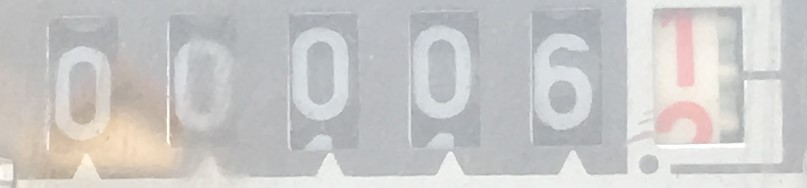
#> input picture assignment_2tasks_1909/image_cropped/1.jpg, 807 x 188 px; its folder holds only this picture in this run
$ jupyter execute --allow-errors eda.ipynb   (shell and % lines are left out)   (older library calls are emulated)
#> lines starting #> are read from the running program, lines starting #| are printed output that depends on the picture; after the words box and inside, x2 and y2 are one past the last pixel; in counts of white or black regions, pixels touching at a corner belong together
[cell 1]
import os
import cv2
import numpy as np
import scipy
from matplotlib import pyplot as plt
import seaborn as sns; sns.set_style("white")
from PIL import Image
from skimage import exposure

[cell 2]
import matplotlib.pyplot as plt
from mpl_toolkits.mplot3d import Axes3D
import seaborn as sns
plt.rcParams["figure.figsize"] = (15, 10)
plt.rcParams["figure.dpi"] = 125
plt.rcParams["font.size"] = 14
plt.rcParams['font.family'] = ['sans-serif']
plt.rcParams['font.sans-serif'] = ['DejaVu Sans']
plt.style.use('ggplot')
sns.set_style("whitegrid", {'axes.grid': False})
plt.rcParams['image.cmap'] = 'gray' # grayscale looks better
from itertools import cycle
prop_cycle = plt.rcParams['axes.prop_cycle']
colors = prop_cycle.by_key()['color']

input_folder = 'assignment_2tasks_1909/image_cropped'
# os.listdir(input_folder)
list_files = os.listdir(input_folder)
np_data = [cv2.imread(input_folder + "/" + f) for f in list_files]
#> np_data = 1 item

[cell 3]
list_files.index('1.jpg')
# [6 lines of commented-out code are left out]

[cell 4]
def adjust_contrast(img):
    if exposure.is_low_contrast(img):
        return exposure.adjust_gamma(img, 0.6)
    else:
        return exposure.adjust_gamma(img, 1.3)

def get_angle(lines):
    # h: horizontal, v: vertical
    filters   = {'h': [], 'v': []}
    theta_min = {'h': 63 * np.pi / 180, 'v': 27 * np.pi / 180}
    theta_max = {'h': 117 * np.pi / 180, 'v': 153 * np.pi / 180}
    theta_avr = {'h': 0, 'v': 0}
    theta_deg = {'h': 0, 'v': 0}

    if lines is None:
        return 0
    for line in lines:
        _, theta = line[0]
        if theta > theta_min['h'] and theta < theta_max['h']:
            filters['h'].append(theta)
            theta_avr['h'] += theta
        if theta < theta_min['v'] and theta > theta_max['v']:
            filters['v'].append(theta)
            theta_avr['v'] += theta


    if len(filters['h']) > 0:
        theta_avr['h'] /= len(filters['h'])
        theta_deg['h'] = (theta_avr['h'] / np.pi * 180) - 90

    if len(filters['v']) > 0:
        theta_avr['v'] /= len(filters['v'])
        theta_deg['v'] = (theta_avr['v'] / np.pi * 180)

    angle = (theta_deg['h'] + theta_deg['v']) / 2
    if theta_deg['h'] == 0 or theta_deg['v'] == 0:
            return theta_deg['h'] if theta_deg['v'] == 0 else theta_deg['v']

    return angle


def morphling(img):
    morph = img
    morph = cv2.morphologyEx(morph, cv2.MORPH_OPEN, cv2.getStructuringElement(cv2.MORPH_RECT, (5, 5))) #8,8
    return morph


def morphling_2(img):
    morph = img
    kernel = cv2.getStructuringElement(cv2.MORPH_RECT, (5, 5))
    kernel_2 = cv2.getStructuringElement(cv2.MORPH_RECT, (4, 4))

    morph = cv2.erode(morph, kernel_2, iterations=1)
    morph = cv2.morphologyEx(morph, cv2.MORPH_OPEN, kernel)
    morph = cv2.dilate(morph, cv2.getStructuringElement(cv2.MORPH_RECT, (6, 6)), iterations=1)
#     morph = cv2.morphologyEx(morph, cv2.MORPH_CLOSE, kernel)
    return morph


# [15 lines left out: function show_houghlines, not called in this run]


def hough_lines(edge):
    lines = cv2.HoughLines(edge, 1, np.pi / 180, 117)
    return lines


def denoise(image):
    norm = exposure.rescale_intensity(image)
    gray = cv2.cvtColor(norm, cv2.COLOR_BGR2GRAY)
#     blur = cv2.GaussianBlur(gray, (5,5), 0)
    blur = cv2.bilateralFilter(gray,10,45,45)
    edge = cv2.Canny(blur, 50, 150, apertureSize = 3)
    return blur, edge, norm


def rotate(blur, edge, norm, image):
    lines = hough_lines(edge)
    angle = get_angle(lines)
#     show_houghlines(image, lines)
    h, w = edge.shape[:2]
    center = (w / 2, h / 2)
    transform_matrix = cv2.getRotationMatrix2D(center, angle, 1)
    dest = cv2.warpAffine(blur, transform_matrix, (w, h))
    norm = cv2.warpAffine(norm, transform_matrix, (w, h))
    image = cv2.warpAffine(image, transform_matrix, (w, h))
    return dest, norm, image


def preprocess(inputs):
    image = inputs.copy()
    contrast = adjust_contrast(image)
    morph = morphling(contrast)
    blur, edge, norm = denoise(morph)
    rotated, norm, _input = rotate(blur, edge, norm, inputs)
#     rotated = exposure.rescale_intensity(rotated)
    thresh = cv2.adaptiveThreshold(rotated, 255, cv2.ADAPTIVE_THRESH_GAUSSIAN_C, cv2.THRESH_BINARY, 39, -1) #69
    m_thresh = morphling_2(thresh)
    box, t, box_cord = bbox(m_thresh, norm)
#     print(box_cord)
    return _input, m_thresh, rotated, norm, box, t, box_cord


def bbox_filter(inputs):
    def sortloss(x):
        return x[-1]

    y_w = 150
    y_h = 230
    saved = []
    for x,y,w,h in inputs:
        wh_ratio = h / w if h > w else w / h
        loss = ((y_w - w)**2 + (y_h - h)**2) + abs(y_h/y_w - h/w)*5000
        saved.append((x, y, w, h, loss))
    saved.sort(key=sortloss)

    result = []
    for box in saved[:10]:
        is_child_box = False
        for target in saved[:10]:
            if box == target: continue
            else:
                (x1,y1,w1,h1,l1), (x2,y2,w2,h2,l2) = box, target
                if x1 > x2  and y1 > y2  and x1 + w1 < x2 + w2 and y1 + h1 < y2 + h2:
                    is_child_box = True
                    break
        if not is_child_box: result.append(box)

    return result


def bbox(thresh, img):
    extra = 10
    contours, hierarchy = cv2.findContours(thresh, 1, 2)
    img_height, img_width = img.shape[:2]

    test = img.copy()
    boxes = []
    for cnt in contours:
        x, y, w, h = cv2.boundingRect(cnt)

        cv2.rectangle(test, (x - extra, y - extra), (x + w + extra, y + h + extra), (0, 255, 0), 1)
        if x < img_width - (img_width / 4) and y < img_height / 1.8 and w < 220:
            boxes.append((x,y,w,h))
#             cv2.rectangle(img, (x - extra, y - extra), (x + w + extra, y + h + extra), (0, 255, 0), 1)

    for box in bbox_filter(boxes)[:5]:
        x,y,w,h,_ = box
#         print(x,y,w,h)
        cv2.rectangle(img, (x - extra, y - extra), (x + w + extra, y + h + extra), (0, 255, 0), 1)

    return img, test, bbox_filter(boxes)[:5]


def crop_image(img, box_cord):
    extra = 10
    def sortx(i):
        return i[0]

    box_cord.sort(key=sortx)
    crop_images = []
    print('img shape', img.shape)
    for x,y,w,h,_ in box_cord:
        cropped = img[y - extra:y + h + extra, x - extra:x + w + extra]
        crop_images.append(cropped)
    return crop_images


def read_template():
    templates = [cv2.imread('digit_templates/{}.jpg'.format(i), 0).astype('float64') for i in range(10)]
    return templates

[cell 5]
test = np_data[list_files.index('1.jpg')] #42, 15
#> test is the input picture: shape (188, 807, 3); mean B, G, R 199.8, 200.6, 201.5
_input, thresh, rotated, norm, box, t, cord = preprocess(test)
#> in denoise, `edge = cv2.Canny(blur, 50, 150, apertureSize = 3)`:
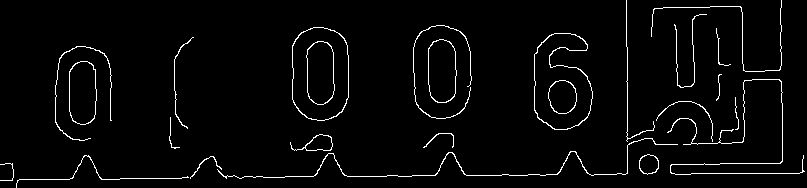
#> edge: shape (188, 807); 3% white in thin lines or dots
#> in hough_lines, `lines = cv2.HoughLines(edge, 1, np.pi / 180, 117)`: lines = [[173, 1.57], [180, 1.55], [176, 1.55], [627, 0]]
#> the loop in get_angle, `for line in lines:` made 4 passes
#> (line, theta) on passes 1 to 4: ([[173, 1.57]], 1.57), ([[180, 1.55]], 1.55), ([[176, 1.55]], 1.55), ([[627, 0]], 0)
#> after the loop in get_angle, `for line in lines:`: theta_avr = {'h': 4.68, 'v': 0}
#> in get_angle, `angle = (theta_deg['h'] + theta_deg['v']) / 2`: angle = -0.333
#> in rotate, `angle = get_angle(lines)`: angle = -0.667
#> in rotate, `transform_matrix = cv2.getRotationMatrix2D(center, angle, 1)`: transform_matrix = [[1, -0.0116, 1.12], [0.0116, 1, -4.69]]
#> in morphling_2, `morph = cv2.dilate(morph, cv2.getStructuringElement(cv2.MORPH_RECT, (6..`:
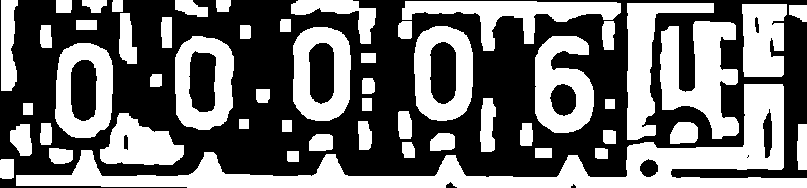
#> morph: shape (188, 807); 43.8% white; 53 white regions
#> in bbox, `contours, hierarchy = cv2.findContours(thresh, 1, 2)`: contours = 64 contours, 2 with area under 20; largest, box (x1, y1, x2, y2) and area: (16, 84, 807, 188) 16631, (660, 21, 739, 139) 4968, (414, 26, 473, 121) 4754, (293, 27, 351, 121) 4675, (175, 36, 234, 130) 4662
#> the loop in bbox, `for cnt in contours:` made 64 passes
#> (x, y, w, h) on passes 1, 2, 4, 5, 6, 8, 9, 10: (639, 158, 20, 20), (0, 159, 14, 20), (747, 154, 3, 4), (287, 151, 12, 11), (595, 148, 13, 11), (49, 148, 24, 16), (402, 142, 13, 16), (123, 134, 6, 17)
#> after the loop in bbox, `for cnt in contours:`:
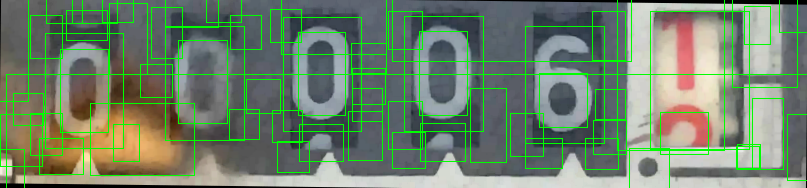
#> test: shape (188, 807, 3); mean of channels 0, 1, 2 107.7, 130.1, 111.8; drawn as B, G, R
#> after the loop in bbox, `for cnt in contours:`: boxes = 34 items, first 6: (23, 103, 10, 12), (605, 99, 10, 10), (480, 98, 16, 54), (362, 98, 10, 13), (256, 89, 14, 14), (549, 83, 28, 34)
#> in bbox_filter, `y_w = 150`: y_w = 150
#> in bbox_filter, `y_h = 230`: y_h = 230
#> the loop in bbox, `for box in bbox_filter(boxes)[:5]:` made 5 passes
#> (box, x, y, w, h) on passes 1 to 5: ((535, 36, 59, 97, 26523.7), 535, 36, 59, 97), ((414, 26, 59, 95, 26890.2), 414, 26, 59, 95), ((175, 36, 59, 94, 27076.4), 175, 36, 59, 94), ((55, 43, 58, 95, 27212), 55, 43, 58, 95), ((293, 27, 58, 94, 27396.8), 293, 27, 58, 94)
#> after the loop in bbox, `for box in bbox_filter(boxes)[:5]:`:
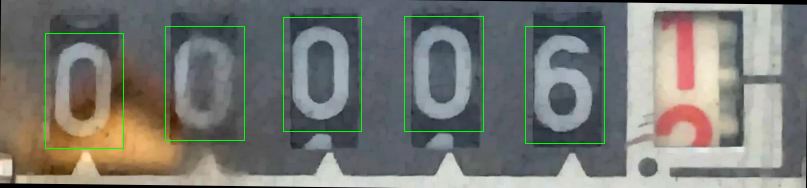
#> img: shape (188, 807, 3); mean of channels 0, 1, 2 115.5, 120.8, 119.7; drawn as B, G, R
#> the loop in bbox_filter (call 2), `for x,y,w,h in inputs:` made 34 passes
#> (x, y, w, h, wh_ratio, loss) on passes 1 to 8: (23, 103, 10, 12, 1.2, 68790.7), (605, 99, 10, 10, 1, 70666.7), (480, 98, 16, 54, 3.38, 58140.3), (362, 98, 10, 13, 1.3, 67855.7), (256, 89, 14, 14, 1, 67818.7), (549, 83, 28, 34, 1.21, 54895.2), (362, 78, 13, 16, 1.23, 66077.8), (150, 74, 12, 13, 1.08, 68383)
#> the loop in bbox_filter (call 2), `for box in saved[:10]:` made 10 passes
#> box on passes 1 to 8: (535, 36, 59, 97, 26523.7), (414, 26, 59, 95, 26890.2), (175, 36, 59, 94, 27076.4), (55, 43, 58, 95, 27212), (293, 27, 58, 94, 27396.8), (402, 1, 219, 50, 43686.1), (291, 0, 85, 44, 43899.4), (188, 50, 29, 63, 45725.4)
#> in preprocess, `box, t, box_cord = bbox(m_thresh, norm)`: box_cord = [(535, 36, 59, 97, 26523.7), (414, 26, 59, 95, 26890.2), (175, 36, 59, 94, 27076.4), (55, 43, 58, 95, 27212), (293, 27, 58, 94, 27396.8)]
#> cord has the same summary as box_cord in preprocess
cropped = crop_image(norm, cord)
#| img shape (188, 807, 3)
#> the loop in crop_image, `for x,y,w,h,_ in box_cord:` made 5 passes
#> (x, y, w, h) on passes 1 to 5: (55, 43, 58, 95), (175, 36, 59, 94), (293, 27, 58, 94), (414, 26, 59, 95), (535, 36, 59, 97)
#> pass 1, in crop_image, `cropped = img[y - extra:y + h + extra, x - extra:x + w + extra]`:
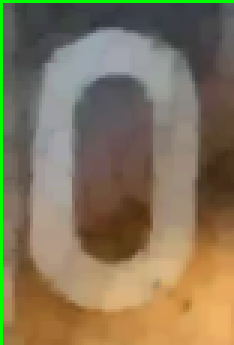
#> cropped: shape (115, 78, 3) (shown 3 times larger); mean of channels 0, 1, 2 90.5, 116.3, 131; drawn as B, G, R
#> pass 2, in crop_image, `cropped = img[y - extra:y + h + extra, x - extra:x + w + extra]`:
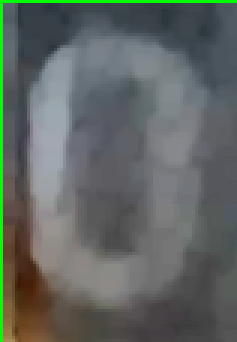
#> cropped: shape (114, 79, 3) (shown 3 times larger); mean of channels 0, 1, 2 98.2, 102.3, 95.9; drawn as B, G, R
#> after the loop in crop_image, `for x,y,w,h,_ in box_cord:`: crop_images = 5 items
#> cropped = 5 items


def threshold_cropped(cropped):
    res = cv2.adaptiveThreshold(cv2.cvtColor(cropped, cv2.COLOR_BGR2GRAY), 255, cv2.ADAPTIVE_THRESH_GAUSSIAN_C,
                                 cv2.THRESH_BINARY, 101, -1)
    res = cv2.morphologyEx(res, cv2.MORPH_OPEN, cv2.getStructuringElement(cv2.MORPH_RECT, (7,7)))
    res = cv2.dilate(res, cv2.getStructuringElement(cv2.MORPH_RECT, (4, 4)), iterations=1)
    return res

# print(cropped)
figzz, ax = plt.subplots(1,5, figsize=(15,20))
a1,a2,a3,a4,a5 = ax
a1.imshow(threshold_cropped(cropped[0]))
a2.imshow(threshold_cropped(cropped[1]))
a3.imshow(threshold_cropped(cropped[2]))
a4.imshow(threshold_cropped(cropped[3]))
a5.imshow(threshold_cropped(cropped[4]))
#> in threshold_cropped (call 5), `res = cv2.adaptiveThreshold(cv2.cvtColor(cropped, cv2.COLOR_BGR2GRAY),..`:
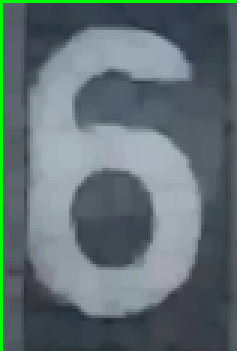
#> cropped: shape (117, 79, 3) (shown 3 times larger); mean of channels 0, 1, 2 115.1, 111.8, 96.8; drawn as B, G, R
#> in threshold_cropped (call 5), `res = cv2.dilate(res, cv2.getStructuringElement(cv2.MORPH_RECT, (4, 4)..`:
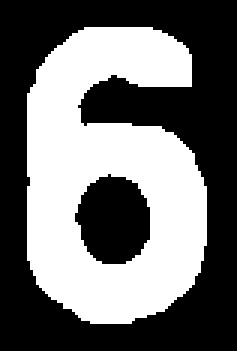
#> res: shape (117, 79) (shown 3 times larger); 43.4% white; 1 white region, box (x1, y1, x2, y2) and area: (9, 9, 69, 108) 4015
fig, ax = plt.subplots(1,1, figsize=(15,20))
ax.imshow(box)
figx, axx = plt.subplots(1,1, figsize=(15,20))
axx.imshow(thresh)
from skimage.measure import compare_ssim
from skimage.transform import resize
# match_threshold = 0.8

#> (the rest of this cell did not finish here and is left out)

[cell 6]
f, aa = plt.subplots(16,1,figsize=(40,50))
#> (the rest of this cell did not finish here and is left out)

[cell 7]
f, aa = plt.subplots(16,1,figsize=(40,50))
#> (the rest of this cell did not finish here and is left out)

[cell 8]
f, aa = plt.subplots(16,1,figsize=(40,50))
#> (the rest of this cell did not finish here and is left out)

[cell 9]
f, aa = plt.subplots(16,1,figsize=(40,50))
#> (the rest of this cell did not finish here and is left out)

[cell 10]
print(exposure.is_low_contrast(test))
#| False
adg = exposure.adjust_gamma(test, 0.8)
fig, axs = plt.subplots(1,2, figsize=(15,20))
ax1, ax2 = axs
ax1.imshow(test)
ax2.imshow(adg)

[cell 11]
plt.imshow(test)

[cell 12]
fig, axes = plt.subplots(49, 1, figsize=(70, 90))
#> (the rest of this cell did not finish here and is left out)

[cell 13]
bins_8bit = np.linspace(0, 255, 26)
#> bins_8bit = 26 values from 0 to 255
fig, axes = plt.subplots(10, 3)# figsize=(15, 20))
fig.set_figheight(20)
fig.set_figwidth(15)
for (ax1, ax2, ax3), c_img in zip(axes, np_data):
    ax1.imshow(c_img)
    gray_img = cv2.cvtColor(c_img, cv2.COLOR_BGR2GRAY)
    ax2.imshow(gray_img)
    ax3.hist(gray_img.ravel(), bins_8bit)
#> this loop made 1 pass

## Histogram normalization

[cell 14]
from skimage.exposure import rescale_intensity

[cell 15]
np.random.seed(2019)
xx = np.stack([np.arange(5)]*5, -1)
yy = xx.T
bins_sample_8bit = np.linspace(0, 255, 8)
sample_img = (25*(xx+yy)+np.random.uniform(-10, 10, size=(5, 5))).astype('uint8')
fig, (ax1, ax2) = plt.subplots(1, 2, figsize=(6,3))
sns.heatmap(sample_img, annot=True,fmt='02d', ax=ax1, cmap='viridis')
ax2.hist(sample_img.ravel(), bins_sample_8bit, label='Original', alpha=1)
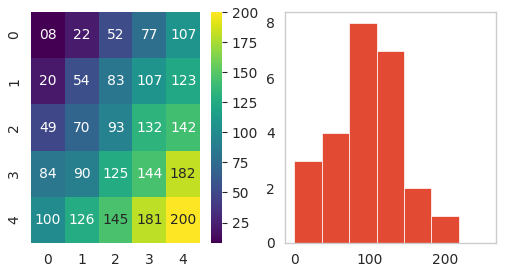
#> figure drawn by matplotlib, 3 panels; panel 2: tallest bar 8 high, from x = 72.86 to 109.3

[cell 16]
fig, (ax1, ax2, ax3) = plt.subplots(1, 3, figsize=(10, 3))
sns.heatmap(sample_img, annot=True,fmt='02d', ax=ax1, cmap='viridis')
ax1.set_title('Original')
ax1.axis('off')
trans_img = rescale_intensity(sample_img)
sns.heatmap(trans_img, annot=True,fmt='02d', ax=ax2, cmap='viridis')
ax2.set_title('Normalized')
ax2.axis('off')
ax3.hist(sample_img.ravel(), bins_sample_8bit, label='Original', alpha=1)
ax3.hist(trans_img.ravel(), bins_sample_8bit, label='Normalized', alpha=0.5)
ax3.legend()
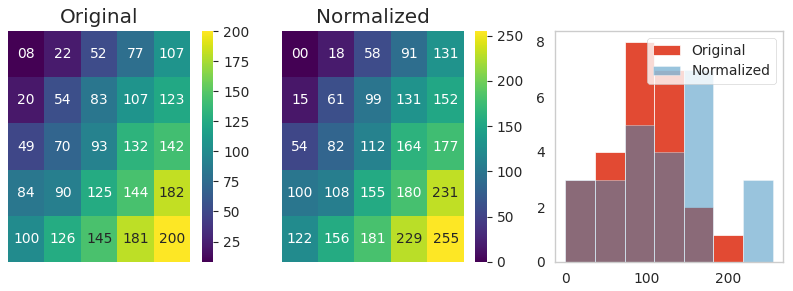
#> figure drawn by matplotlib, 5 panels; panel 3: tallest bar 8 high, from x = 72.86 to 109.3; panel 3: tallest bar 7 high, from x = 145.7 to 182.1

[cell 17]
fig, m_axs = plt.subplots(10, 2, figsize=(15, 20))
#> (the rest of this cell did not finish here and is left out)

## Remove noise

[cell 18]
fig, m_axs = plt.subplots(5, 2, figsize=(15, 10))
for (c_ax, d_ax), img in zip(m_axs, np_data):
    gray_img = cv2.cvtColor(img, cv2.COLOR_BGR2GRAY)
    blur = cv2.blur(gray_img,(15,15))
    c_ax.imshow(gray_img)
    d_ax.imshow(blur)

[cell 19]
fig, m_axs = plt.subplots(5, 2, figsize=(15, 10))
for (c_ax, d_ax), img in zip(m_axs, np_data):
    gray_img = cv2.cvtColor(img, cv2.COLOR_BGR2GRAY)
    blur = cv2.bilateralFilter(gray_img,20,75,75)
    c_ax.imshow(gray_img)
    d_ax.imshow(blur)

## Edge detection

[cell 20]
fig, m_axs = plt.subplots(5, 3, figsize=(15, 10))
for (c_ax, ax2,d_ax), img in zip(m_axs, np_data):
    gray_img = cv2.cvtColor(img, cv2.COLOR_BGR2GRAY)
    blur = cv2.bilateralFilter(gray_img,10,50,50)
    ax2.imshow(blur)
    edges = cv2.Canny(blur,35,175)
    c_ax.imshow(gray_img)
    d_ax.imshow(edges)

$ run again, on assignment_2tasks_1909/image_cropped/14.jpg
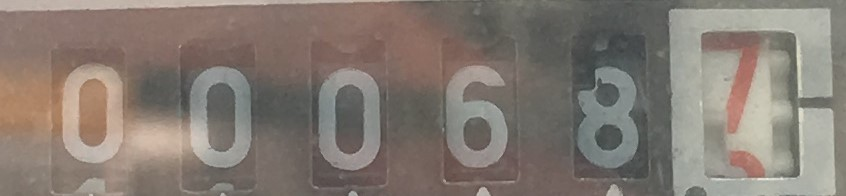
#> input picture assignment_2tasks_1909/image_cropped/14.jpg, 846 x 196 px
#> np_data = 1 item
#> bins_8bit = 26 values from 0 to 255
#> the loop `for (ax1, ax2, ax3), c_img in zip(axes, np_data):` made 1 pass
#> the loop `for (c_ax, d_ax), img in zip(m_axs, np_data):` made 1 pass
#> the loop `for (c_ax, ax2,d_ax), img in zip(m_axs, np_data):` made 1 pass
#> pass 1, `edges = cv2.Canny(blur,35,175)`:
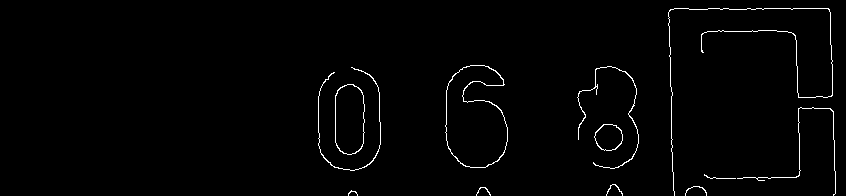
#> edges: shape (196, 846); 1.4% white in thin lines or dots, all inside (x1, y1, x2, y2) = (318, 8, 836, 196)
